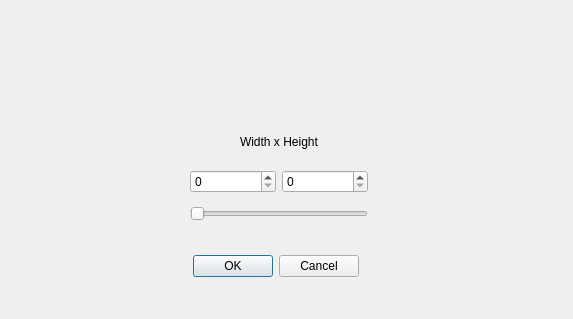
<?xml version="1.0" encoding="UTF-8"?>
<ui version="4.0">
 <class>ForceFieldDialog</class>
 <widget class="QDialog" name="ForceFieldDialog">
  <property name="geometry">
   <rect>
    <x>0</x>
    <y>0</y>
    <width>573</width>
    <height>319</height>
   </rect>
  </property>
  <property name="windowTitle">
   <string>Dialog</string>
  </property>
  <widget class="QDialogButtonBox" name="buttonBox">
   <property name="geometry">
    <rect>
     <x>0</x>
     <y>250</y>
     <width>551</width>
     <height>32</height>
    </rect>
   </property>
   <property name="orientation">
    <enum>Qt::Horizontal</enum>
   </property>
   <property name="standardButtons">
    <set>QDialogButtonBox::Cancel|QDialogButtonBox::Ok</set>
   </property>
   <property name="centerButtons">
    <bool>true</bool>
   </property>
  </widget>
  <widget class="QWidget" name="verticalLayoutWidget">
   <property name="geometry">
    <rect>
     <x>190</x>
     <y>120</y>
     <width>178</width>
     <height>111</height>
    </rect>
   </property>
   <layout class="QVBoxLayout" name="verticalLayout">
    <item>
     <widget class="QLabel" name="label">
      <property name="maximumSize">
       <size>
        <width>16777215</width>
        <height>30</height>
       </size>
      </property>
      <property name="text">
       <string>Width x Height</string>
      </property>
      <property name="alignment">
       <set>Qt::AlignCenter</set>
      </property>
     </widget>
    </item>
    <item>
     <layout class="QHBoxLayout" name="horizontalLayout">
      <item>
       <widget class="QSpinBox" name="height"/>
      </item>
      <item>
       <widget class="QSpinBox" name="spinBox_2"/>
      </item>
     </layout>
    </item>
    <item>
     <widget class="QSlider" name="forceSlider">
      <property name="maximumSize">
       <size>
        <width>300</width>
        <height>16777215</height>
       </size>
      </property>
      <property name="orientation">
       <enum>Qt::Horizontal</enum>
      </property>
     </widget>
    </item>
   </layout>
  </widget>
 </widget>
 <resources/>
 <connections>
  <connection>
   <sender>buttonBox</sender>
   <signal>accepted()</signal>
   <receiver>ForceFieldDialog</receiver>
   <slot>accept()</slot>
   <hints>
    <hint type="sourcelabel">
     <x>248</x>
     <y>254</y>
    </hint>
    <hint type="destinationlabel">
     <x>157</x>
     <y>274</y>
    </hint>
   </hints>
  </connection>
  <connection>
   <sender>buttonBox</sender>
   <signal>rejected()</signal>
   <receiver>ForceFieldDialog</receiver>
   <slot>reject()</slot>
   <hints>
    <hint type="sourcelabel">
     <x>316</x>
     <y>260</y>
    </hint>
    <hint type="destinationlabel">
     <x>286</x>
     <y>274</y>
    </hint>
   </hints>
  </connection>
 </connections>
</ui>
